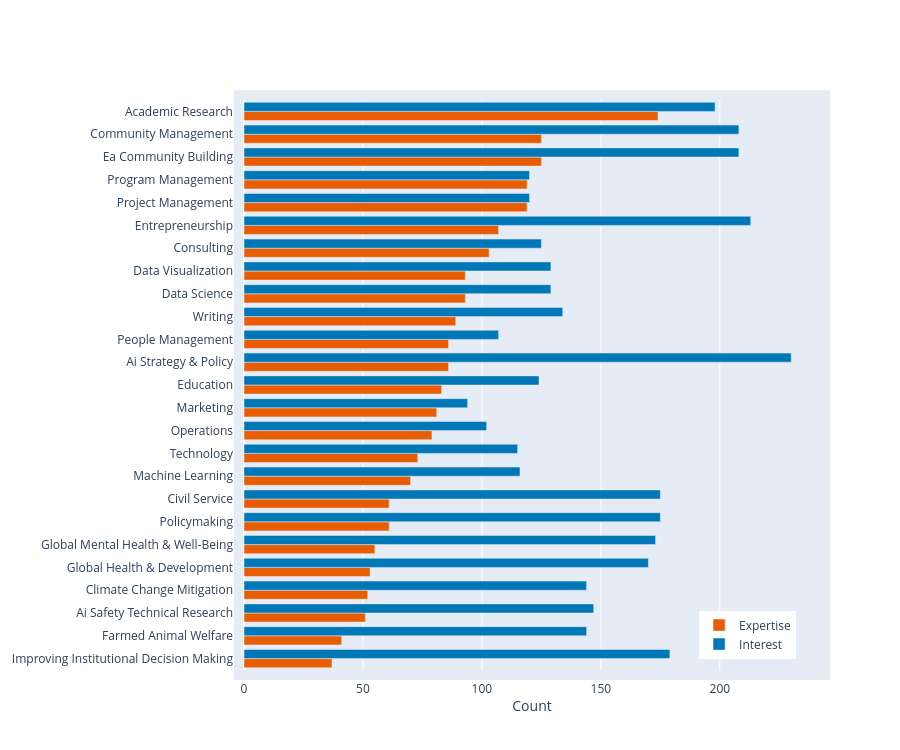

The code cell stored with this chart in its notebook:
### Code cell
# Visualise ratio of expertise to interest
fig = pipe.create_expertise_vs_interest_chart(showtitle=False)
fig.show()
fig.write_html(
    "output/expertise_vs_interest_chart.html",
    include_plotlyjs="cdn",
    full_html=True,
    config={"responsive": True},
)

### Figure 1 — Plotly figure (JSON) as saved in the notebook; plotly's stock layout.template omitted (floating-point values rounded to 4 significant figures)
{"data": [{"marker": {"color": "#E85D04"}, "name": "Expertise", "orientation": "h", "type": "bar", "x": [37, 41, 51, 52, 53, 55, 61, 61, 70, 73, 79, 81, 83, 86, 86, 89, 93, 93, 103, 107, 119, 119, 125, 125, 174], "y": ["Improving Institutional Decision Making", "Farmed Animal Welfare", "Ai Safety Technical Research", "Climate Change Mitigation", "Global Health & Development", "Global Mental Health & Well-Being", "Policymaking", "Civil Service", "Machine Learning", "Technology", "Operations", "Marketing", "Education", "Ai Strategy & Policy", "People Management", "Writing", "Data Science", "Data Visualization", "Consulting", "Entrepreneurship", "Project Management", "Program Management", "Ea Community Building", "Community Management", "Academic Research"]}, {"marker": {"color": "#0077B6"}, "name": "Interest", "orientation": "h", "type": "bar", "x": [179, 144, 147, 144, 170, 173, 175, 175, 116, 115, 102, 94, 124, 230, 107, 134, 129, 129, 125, 213, 120, 120, 208, 208, 198], "y": ["Improving Institutional Decision Making", "Farmed Animal Welfare", "Ai Safety Technical Research", "Climate Change Mitigation", "Global Health & Development", "Global Mental Health & Well-Being", "Policymaking", "Civil Service", "Machine Learning", "Technology", "Operations", "Marketing", "Education", "Ai Strategy & Policy", "People Management", "Writing", "Data Science", "Data Visualization", "Consulting", "Entrepreneurship", "Project Management", "Program Management", "Ea Community Building", "Community Management", "Academic Research"]}], "layout": {"barmode": "group", "height": 750, "legend": {"x": 0.79, "y": 0.02}, "margin": {"l": 200, "pad": 10}, "title": {"text": ""}, "xaxis": {"anchor": "y", "domain": [0, 1], "title": {"text": "Count"}}, "yaxis": {"anchor": "x", "domain": [0, 1]}}}
